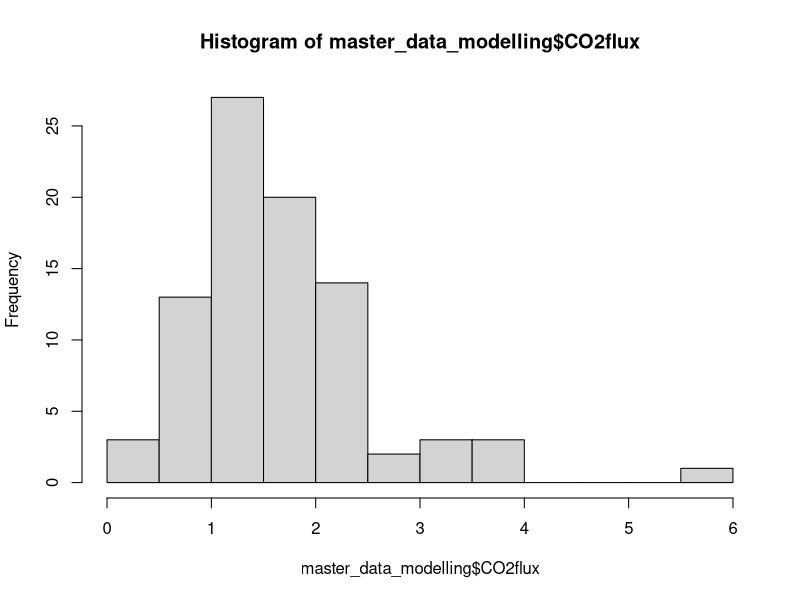

The R source for this figure:
############ source: Coding Club ###########
###### edited by Samantha Solis de Ovando ######

library(readr)
master_data_modelling <- read_csv("MasterDataSheet_UGthesis_Feb232026.csv")

head(master_data_modelling)

hist(master_data_modelling$CO2flux)

basic.lm <- lm(CH4flux ~ MeanSoilMoisture, data = master_data_modelling)
summary(basic.lm)
